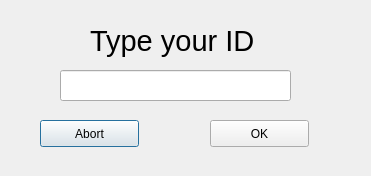
<?xml version="1.0" encoding="UTF-8"?>
<ui version="4.0">
 <class>GetIdBox</class>
 <widget class="QDialog" name="GetIdBox">
  <property name="geometry">
   <rect>
    <x>0</x>
    <y>0</y>
    <width>371</width>
    <height>176</height>
   </rect>
  </property>
  <property name="windowTitle">
   <string>Dialog</string>
  </property>
  <widget class="QLabel" name="label">
   <property name="geometry">
    <rect>
     <x>90</x>
     <y>20</y>
     <width>211</width>
     <height>41</height>
    </rect>
   </property>
   <property name="font">
    <font>
     <pointsize>22</pointsize>
    </font>
   </property>
   <property name="text">
    <string>Type your ID</string>
   </property>
  </widget>
  <widget class="QLineEdit" name="lineEdit">
   <property name="geometry">
    <rect>
     <x>60</x>
     <y>70</y>
     <width>231</width>
     <height>31</height>
    </rect>
   </property>
  </widget>
  <widget class="QPushButton" name="pushButton">
   <property name="geometry">
    <rect>
     <x>40</x>
     <y>120</y>
     <width>99</width>
     <height>27</height>
    </rect>
   </property>
   <property name="text">
    <string>Abort</string>
   </property>
  </widget>
  <widget class="QPushButton" name="pushButton_2">
   <property name="geometry">
    <rect>
     <x>210</x>
     <y>120</y>
     <width>99</width>
     <height>27</height>
    </rect>
   </property>
   <property name="text">
    <string>OK</string>
   </property>
  </widget>
 </widget>
 <resources/>
 <connections/>
</ui>
